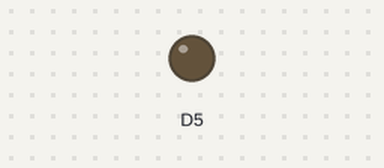
The sketch below on a simulated ESP8266 (NodeMCU). Shown: output pins drawn as LEDs (lit = HIGH). WiFi joins after 1.5 s; servers stay silent unless stated; no MQTT or app messages arrive unless stated; what the sketch prints to the serial monitor is not drawn. At 11.7 s the program puts the board to deep sleep or switches it off; the recording ends there.

Above: at 0.1 s.
At 1.68 s:
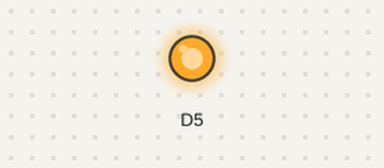
Timing chart, 0 to 3.2 s (numbered marks = the images above):
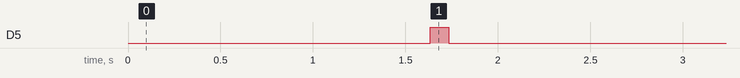

The sketch:

pot-monitoring-wifi.ino
```cpp
/*
 * Instructions:
 *  - rename config.template.h to config.h
 *    and fill in the settings according to your setup
 *  - install libraries as explained in README.md
 *  - select the correct board
 *  - upload the sketch
 */

// -- import config

#include "config.h"


// -- import libraries

#include <ESP8266WiFi.h>
#include <PubSubClient.h>


// -- define global objects

// wifi client:
WiFiClient wifiClient;

// mqtt client:
PubSubClient mqttClient(wifiClient);


// -- define global variables:

bool mqtt_message_is_received = false;
char* mqtt_received_message;


// -- functions

bool wifiConnect(const char* ssid, const char* password, const int wifi_connect_retry_delay = 500, const int wifi_connect_retry_timeout = 10000) {

  int retry_delay = wifi_connect_retry_delay;
  int retry_timeout = wifi_connect_retry_timeout;

  Serial.println();
  Serial.print("Attempting to connect to WiFi ");
  Serial.print(ssid);
  Serial.print(".");

  WiFi.mode(WIFI_STA);
  WiFi.begin(ssid, password);

  while (WiFi.status() != WL_CONNECTED && retry_timeout > 0) {
    Serial.print(".");

    // prepare next loop:
    retry_timeout -= retry_delay;
    delay(retry_delay);
  }

  if (retry_timeout <= 0) {

    Serial.println(" Timed out.");
    return false;

  }

  Serial.println(" Connected.");
  Serial.print("  Assigned IP is ");
  Serial.print(WiFi.localIP());
  Serial.println(".");
  return true;

}

bool mqttConnect(const char* device_id, const char* mqtt_server, const int mqtt_port, const int mqtt_connect_retry_delay = 500, const int mqtt_connect_retry_timeout = 10000) {

  int retry_delay = mqtt_connect_retry_delay;
  int retry_timeout = mqtt_connect_retry_timeout;

  Serial.print("Attempting to connect to MQTT broker at ");
  Serial.print(mqtt_server);
  Serial.print(":");
  Serial.print(mqtt_port);
  Serial.print(".");

  // create a mqtt client id out of the device_id:
  String mqttClientId = "PotPourriDevice-";
  mqttClientId += String(device_id);

  while (!mqttClient.connected() && retry_timeout > 0) {

    // attempt to connect:
    if (mqttClient.connect(mqttClientId.c_str())) {
      break;
    } else {
      Serial.print(".");

      // prepare next loop:
      retry_timeout -= (retry_delay + 1000); // * see note below
      delay(retry_delay);
    }
  }

  // * note: PubSubClient::connect() uses Arduinos client.connect() function
  //         which has a default timeout of 1000 ms. This adds to the timeout
  //         which is defined in config.h!

  if (retry_timeout <= 0) {

    Serial.print(" Timed out. Error code ");
    Serial.println(mqttClient.state());

    return false;

  }

  Serial.println(" Connected.");

  Serial.print("  Client ID is ");
  Serial.print(mqttClientId);
  Serial.println(".");
  Serial.print("  Client state is ");
  Serial.print(mqttClient.state());
  Serial.println(".");

  return true;

}

bool mqttSendMessage(const char* topic, const char* message) {

  // subscibe to outgoing topic to be able
  // to check if message was delivered:
  mqttClient.subscribe(topic);

  // publish message on given topic:
  Serial.print("Publishing message '");
  Serial.print(message);
  Serial.print("' on topic '");
  Serial.print(topic);
  Serial.print("'.");

  mqttClient.publish(topic, message);

  // wait until message was rebounced:
  // Note: This is not an attempt to implement QoS levels.
  //       It just makes sure that the message is fully sent before
  //       the board enters deep sleep mode. By waiting for the message to be
  //       delivered back to this device we can make sure that it was delivered
  //       to the broker.

  int receive_retry_delay = MQTT_SEND_REBOUNCE_DELAY;
  int receive_retry_timeout = MQTT_SEND_REBOUNCE_TIMEOUT;

  while (!mqtt_message_is_received && receive_retry_timeout > 0) {
    Serial.print(".");
    mqttClient.loop();

    // reset mqtt_message_is_received if wrong message was received:
    if (mqtt_message_is_received && !strcmp(mqtt_received_message, message) == 0) {
      mqtt_message_is_received = false;
    }

    // prepare next loop:
    receive_retry_timeout -= receive_retry_delay;
    delay(receive_retry_delay);
  }

  if (receive_retry_timeout <= 0) {
    Serial.println(" Timed out.");
    return false;
  }

  Serial.println(" Delivered.");
  return true;

}

void mqttMessageReceivedCallback(const char* topic, const byte* payload, const unsigned int length) {

    // convert byte* payload to char*:
    char* result = (char*) payload;

    // truncate to correct length:
    if (length <= strlen(result)) {
      result[length] = '\0';
    }

    // return value:
    mqtt_message_is_received = true;
    mqtt_received_message = result;
}

void deepSleepSeconds(const int time_in_seconds) {

    // deep sleep:
    ESP.deepSleep(time_in_seconds * 1000 * 1000); // time in microseconds!
    // Note: This requires a bridge between RST and D0 pins in order to work!

    // Note: Deep sleep will shut off all pins.

}

int readSensorAnalog(const uint8_t pin_analog_in, const uint8_t pin_vcc_out) {

    // init sensor:
    pinMode(pin_vcc_out, OUTPUT);
    digitalWrite(pin_vcc_out, LOW);
    pinMode(pin_analog_in, INPUT);

    // turn sensor on:
    digitalWrite(pin_vcc_out, HIGH);
    delay(100); // the sensors takes some microseconds until it is ready

    // measure:
    int value_raw = analogRead(pin_analog_in);

    // turn sensor off:
    digitalWrite(pin_vcc_out, LOW);

    // return:
    return value_raw;

}

/**
 * This function wraps the work, that is being done inside setup().
 * It allows to exit the control flow if an connection attempt
 * times out and then jump directly to deep sleep.
 * This avoids the use of goto statements in setup().
 */
bool doWork() {

  // connect to wifi:
  if (!wifiConnect(WIFI_SSID, WIFI_SECRET, WIFI_CONNECT_RETRY_DELAY, WIFI_CONNECT_RETRY_TIMEOUT)) {
    return false;
  }

  // init mqtt topics:
  String mqtt_topic_humidity = String(MQTT_ROOT_TOPIC) + "/devices/" + String(DEVICE_ID) + "/sensors/" + String(SENSOR_HUMIDITY_ID);

  // connect to mqtt broker:
  mqttClient.setServer(MQTT_SERVER, MQTT_PORT);
  // mqttClient.setKeepAlive(30); // defaults to 15
  // mqttClient.setSocketTimeout(30); // defaults to 15
  mqttClient.setCallback(mqttMessageReceivedCallback);

  if(!mqttConnect(DEVICE_ID, MQTT_SERVER, MQTT_PORT, MQTT_CONNECT_RETRY_DELAY, MQTT_CONNECT_RETRY_TIMEOUT)) {
    return false;
  }

  // Note: Sensors are being read after the connection was
  // established to avoid unnecessary wear on the anodes
  // in case that the connection fails.

  // read sensors:
  int sensor_humidity_value = readSensorAnalog(SENSOR_HUMIDITY_ANALOG_IN, SENSOR_HUMIDITY_VCC_OUT);

  // send data:
  char message_humidity[4]; // a sensor value is between 0 and 1024, so it has a maximum length of 4
  sprintf(message_humidity, "%d", sensor_humidity_value);
  mqttSendMessage(mqtt_topic_humidity.c_str(), message_humidity);

  return true;
}

void setup() {


  // -- SETUP

  // start serial:
  Serial.begin(9600);


  // -- WORK

  if(!doWork()) {
    Serial.println("MESSAGE COULD NOT BE SENT!");
  }


  // -- SLEEP

  // init deep sleep:
  Serial.print("Going to deep sleep for ");
  Serial.print(SAMPLING_INTERVAL);
  Serial.println(" seconds.");
  deepSleepSeconds(SAMPLING_INTERVAL);


}

void loop() {
  // to be able to use deep sleep, loop has to stay empty!
}
```

config.template.h
```cpp
// -- DEVICE

// device:
#define DEVICE_ID "0" // has to be unique within the Pot Pourri network!
#define SAMPLING_INTERVAL 60 // in seconds. Note: The time it takes to collect and send the data goes on top!


// -- CONECTIVITY

// wifi:
#define WIFI_SSID "<wifi-ssid>"
#define WIFI_SECRET "<wifi-secret>"
#define WIFI_CONNECT_RETRY_DELAY 500 // time to wait (in milliseconds) before retrying if connect to wifi failed
#define WIFI_CONNECT_RETRY_TIMEOUT 10000 // time (in milliseconds) until a failed attempt to connect to wifi will be aborted

// mqtt:
#define MQTT_SERVER "<mqtt-broker-ip-or-hostname>"
#define MQTT_PORT 1883
#define MQTT_CONNECT_RETRY_DELAY 500 // time to wait (in milliseconds) before retrying if connect to mqtt broker failed. The connection attempt itself will timeout after 1000 ms.
#define MQTT_CONNECT_RETRY_TIMEOUT 10000 // time (in milliseconds) until a failed attempt to connect to mqtt broker will be aborted. This includes 1000 ms per connection attempt as well as MQTT_CONNECT_RETRY_DELAY.
#define MQTT_SEND_REBOUNCE_DELAY 500 // time to wait (in milliseconds) before retrying to receive a rebounced message
#define MQTT_SEND_REBOUNCE_TIMEOUT 10000 // time to wait (in milliseconds) for an sent MQTT message to be rebounced
#define MQTT_ROOT_TOPIC "potpourri" // basic topic of the potpourri setup

// -- SENSORS

// soil moisture sensor:
#define SENSOR_HUMIDITY_ID "moisture" // has to be unique per device. Can be a string or an integer.
#define SENSOR_HUMIDITY_VCC_OUT D5
#define SENSOR_HUMIDITY_ANALOG_IN A0
```

Measured:
- by itself, D5: LOW → HIGH at 1.6 s, → LOW 0.10 s later
